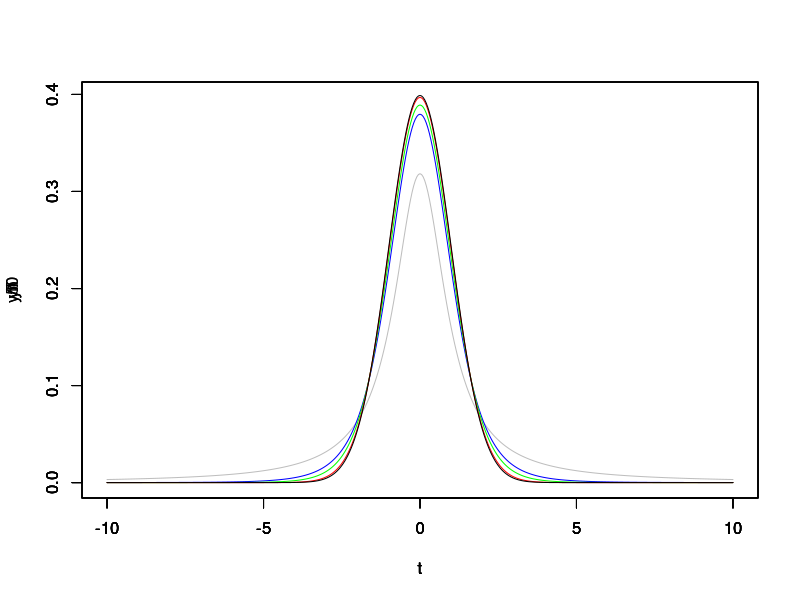

Reproduce this figure in R.
#Student distributions
t = seq(-10, 10, 0.05)
y1 = dt(t, 1)   #t-dist with df=1
y5 = dt(t, 5)   #t-dist with df=5
y10 = dt(t, 10) #t-dist with df=10
y50 = dt(t, 50) #t-dist with df=50
ym = max(y1, y5, y10, y50) #setting max y-limit
#plots for t-distributions for different degrees of freedom
plot(t, y1, xlim=c(-10, 10), ylim=c(0, ym), type='l', col='grey')
par(new=TRUE)
plot(t, y5, xlim=c(-10, 10), ylim=c(0, ym), type='l', col='blue')
par(new=TRUE)
plot(t, y10, xlim=c(-10, 10), ylim=c(0, ym), type='l', col='green')
par(new=TRUE)
plot(t, y50, xlim=c(-10, 10), ylim=c(0, ym), type='l', col='red')

#Normal distribution
yn = dnorm(t, 0, 1)
par(new=TRUE)
plot(t, yn, xlim=c(-10, 10), ylim=c(0, ym), type='l', col='black')